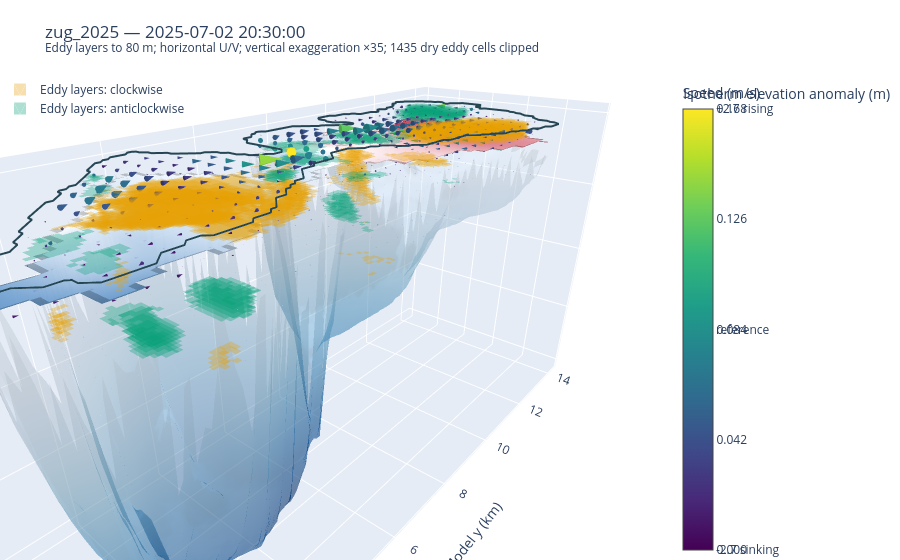

Notebook cell for this chart:
### Code cell
fig = build_figure(timestamp=timestamp, model=model, catalogue=catalogue,
                   max_depth=max_depth, arrow_depths=arrow_depths, stride=stride,
                   exaggeration=exaggeration, arrow_seconds=arrow_seconds,
                   output_dir=output_dir, isotherm_h1=isotherm_h1,
                   isotherm_stride=isotherm_stride)
fig.show()

### Figure 1 — Plotly figure (JSON) as saved in the notebook; plotly's stock layout.template omitted (floating-point values rounded to 4 significant figures; data arrays with more than 128 entries replaced by an {"elided": "..."} marker saying what was removed)
{"data": [{"colorscale": [[0, "rgb(247,251,255)"], [0.125, "rgb(222,235,247)"], [0.25, "rgb(198,219,239)"], [0.375, "rgb(158,202,225)"], [0.5, "rgb(107,174,214)"], [0.625, "rgb(66,146,198)"], [0.75, "rgb(33,113,181)"], [0.875, "rgb(8,81,156)"], [1, "rgb(8,48,107)"]], "hovertemplate": "Lakebed: %{z:.1f} m<extra></extra>", "name": "Lakebed", "opacity": 0.35, "showscale": false, "surfacecolor": {"elided": "140x50 float values"}, "type": "surface", "x": {"elided": "140x50 float values"}, "y": {"elided": "140x50 float values"}, "z": {"elided": "140x50 float values"}}, {"cmax": 2.671, "cmin": -2.671, "colorbar": {"ticktext": ["-2.7 sinking", "reference", "+2.7 rising"], "tickvals": [-2.671, 0, 2.671], "title": {"text": "Isotherm elevation anomaly (m)"}}, "colorscale": [[0, "#b2182b"], [0.5, "#f7f7f7"], [1, "#2166ac"]], "connectgaps": false, "customdata": {"elided": "70x25 float values"}, "hovertemplate": "Median isotherm: 17.17 deg C<br>Elevation %{z:.1f} m<br>Anomaly %{customdata:+.2f} m<extra></extra>", "name": "Median isotherm (17.17 deg C)", "opacity": 0.9, "showscale": true, "surfacecolor": {"elided": "70x25 float values"}, "type": "surface", "x": {"elided": "70x25 float values"}, "y": {"elided": "70x25 float values"}, "z": {"elided": "70x25 float values"}}, {"line": {"color": "#264653", "width": 4}, "mode": "lines", "name": "Shoreline", "showlegend": false, "type": "scatter3d", "x": {"elided": "485 float values"}, "y": {"elided": "485 float values"}, "z": {"elided": "485 float values"}}, {"color": "#E69F00", "hovertemplate": "%{text}<br>Depth %{z:.2f} m<extra></extra>", "i": {"elided": "20274 int values"}, "j": {"elided": "20274 int values"}, "k": {"elided": "20274 int values"}, "name": "Eddy layers: clockwise", "opacity": 0.32, "showlegend": true, "text": {"elided": "40548 str values"}, "type": "mesh3d", "x": {"elided": "40548 float values"}, "y": {"elided": "40548 float values"}, "z": {"elided": "40548 float values"}}, {"color": "#009E73", "hovertemplate": "%{text}<br>Depth %{z:.2f} m<extra></extra>", "i": {"elided": "8840 int values"}, "j": {"elided": "8840 int values"}, "k": {"elided": "8840 int values"}, "name": "Eddy layers: anticlockwise", "opacity": 0.32, "showlegend": true, "text": {"elided": "17680 str values"}, "type": "mesh3d", "x": {"elided": "17680 float values"}, "y": {"elided": "17680 float values"}, "z": {"elided": "17680 float values"}}, {"anchor": "tail", "cmax": 0.4208, "cmin": 0, "colorbar": {"ticktext": ["0.000", "0.042", "0.084", "0.126", "0.168"], "tickvals": [0.0, 0.1052, 0.2104, 0.3156, 0.4208], "title": {"text": "Speed (m/s)"}}, "colorscale": [[0, "#440154"], [0.1111, "#482878"], [0.2222, "#3e4989"], [0.3333, "#31688e"], [0.4444, "#26828e"], [0.5556, "#1f9e89"], [0.6667, "#35b779"], [0.7778, "#6ece58"], [0.8889, "#b5de2b"], [1, "#fde725"]], "customdata": {"elided": "792 float values"}, "hovertemplate": "Speed %{customdata:.3f} m/s<br>Depth %{z:.1f} m<extra></extra>", "name": "Horizontal velocity", "sizemode": "raw", "sizeref": 1, "type": "cone", "u": {"elided": "792 float values"}, "v": {"elided": "792 float values"}, "w": {"elided": "792 float values"}, "x": {"elided": "792 float values"}, "y": {"elided": "792 float values"}, "z": {"elided": "792 float values"}}], "layout": {"legend": {"x": 0, "y": 1}, "margin": {"b": 0, "l": 0, "r": 0, "t": 75}, "scene": {"aspectmode": "manual", "aspectratio": {"x": 1, "y": 2.837, "z": 1.437}, "camera": {"eye": {"x": 1.35, "y": -1.6, "z": 1.1}}, "xaxis": {"title": {"text": "Model x (km)"}}, "yaxis": {"title": {"text": "Model y (km)"}}, "zaxis": {"title": {"text": "Elevation (m)"}}}, "title": {"text": "zug_2025 — 2025-07-02 20:30:00<br><sup>Eddy layers to 80 m; horizontal U/V; vertical exaggeration ×35; 1435 dry eddy cells clipped</sup>"}}}
